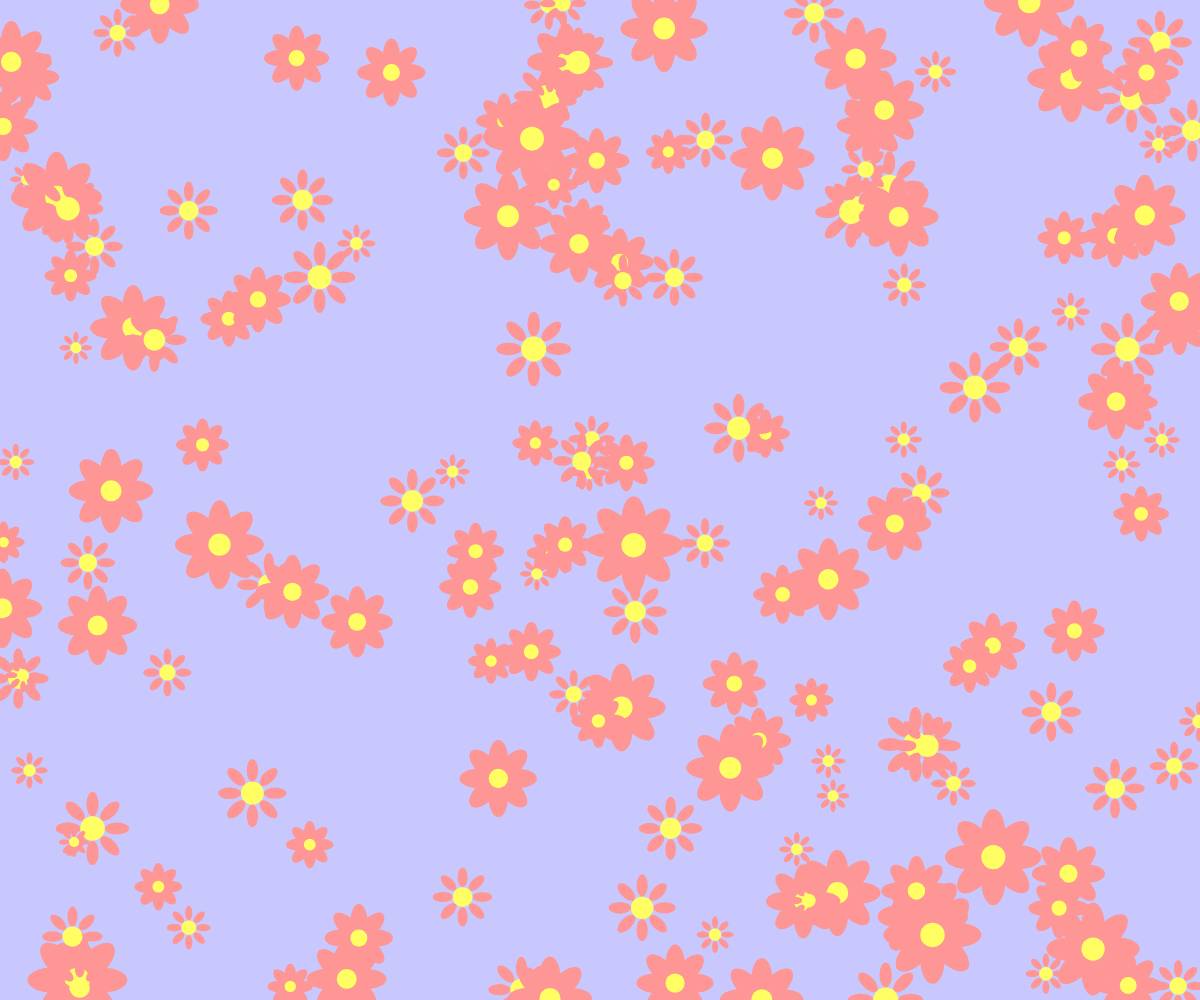
Frame 1 (no input)
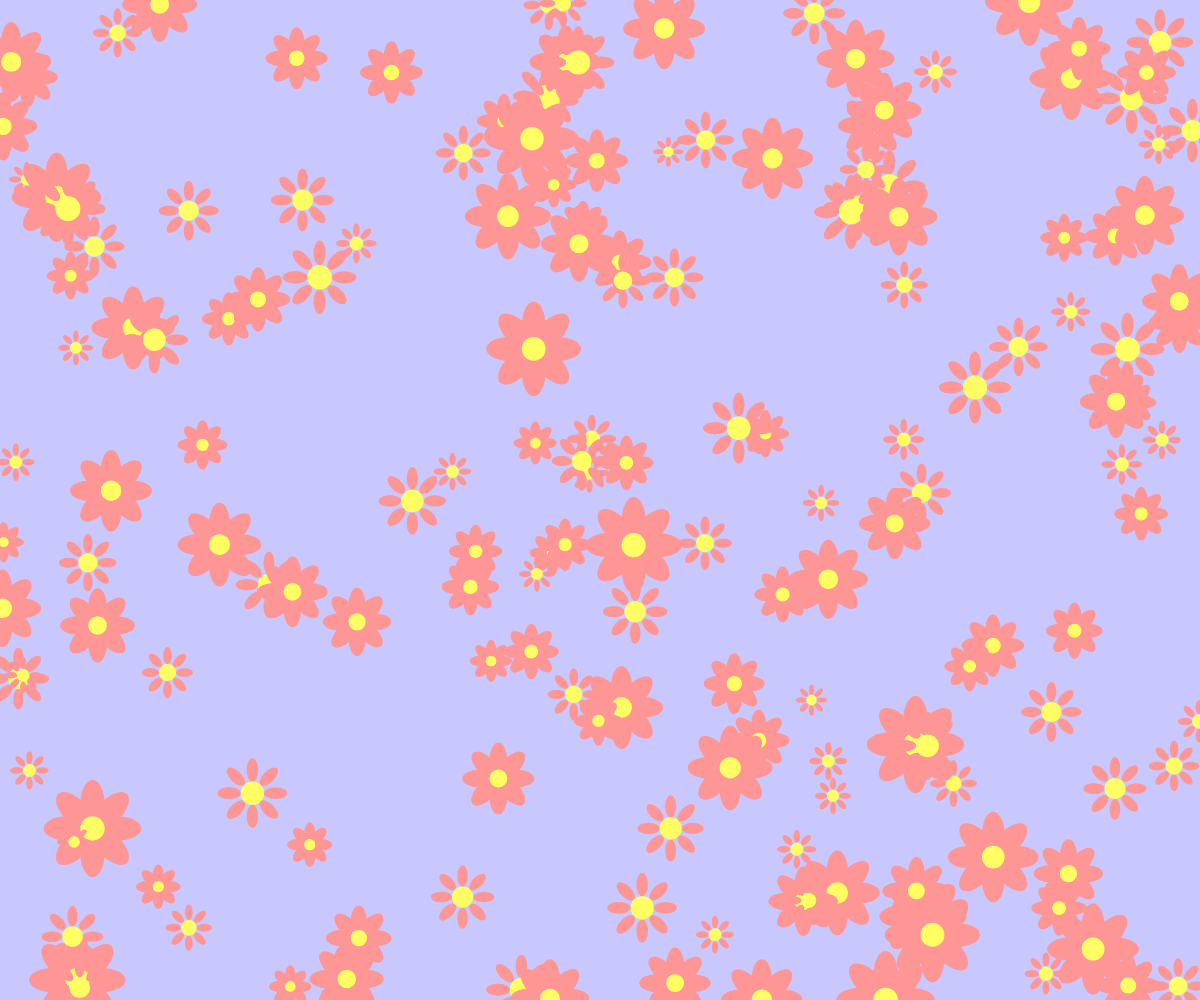
Frame 60 (no input)
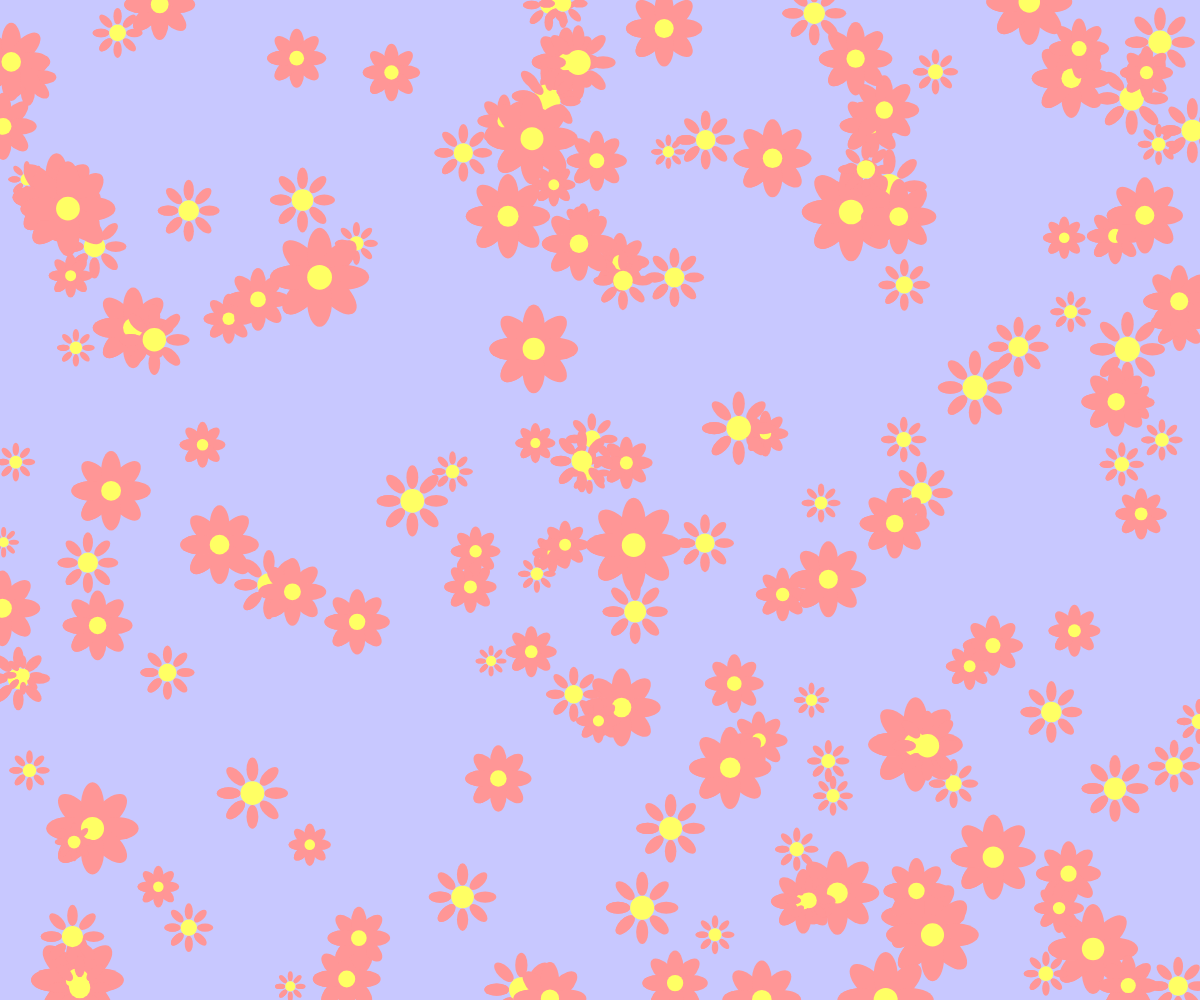
Frame 120 (the mouse pressed at the canvas centre since frame 60)

The p5.js sketch that drew these frames (run headless with seeded random() and noise() and a simulated clock; from frame 60 on, the mouse is pressed at the canvas centre):

// p5.js sketch
// ── sketch.js
// Declare global variables
let canvas;
let flowers = []; // array to hold all of the flowers
let numFlowers = (window.innerWidth/7); // number of flowers to create

function setup() {
  // Create the canvas
  canvas = createCanvas(window.innerWidth, window.innerHeight);

  // Create the flowers and add them to the array
  for (let i = 0; i < numFlowers; i++) {
    flowers.push(new Flower());
  }
}

function draw() {
  // Set the background to a light blue color
  background(200, 200, 255);

  // Draw all of the flowers
  for (let i = 0; i < flowers.length; i++) {
    flowers[i].draw();
    flowers[i].update();
  }
}

// Flower class
class Flower {
  constructor() {
    // Set the initial position and size of the flower
    this.x = random(width);
    this.y = random(height);
    this.size = random(20, 50);

    // Set the initial state of the flower (closed or open)
    this.state = round(random(0, 1)) === 0 ? "closed" : "open";

    // Set the rate at which the flower opens and closes
    this.rate = random(0.01, 0.05);
  }

  // Method to draw the flower
  draw() {
    push();
    noStroke();
    fill(255, 150, 150);
    translate(this.x, this.y);

    // Draw the petals of the flower
    for (let i = 0; i < 10; i++) {
      rotate(TWO_PI / 8);
      let petalLength = this.size * (this.state === "closed" ? 0.5 : 1);
      let petalWidth = petalLength / 2;
      ellipse(0, this.size / 2, petalWidth, petalLength);
    }

    // Draw the center of the flower
    fill(255, 255, 100);
    ellipse(0, 0, this.size / 2);
    pop();
  }

  // Method to update the state of the flower
  update() {
    if (this.state === "closed") {
      this.size += this.rate;
      if (this.size >= 50) {
        this.state = "open";
      }
    } else {
      this.size -= this.rate;
      if (this.size <= 20) {
        this.state = "closed";
      }
    }
  }
}
